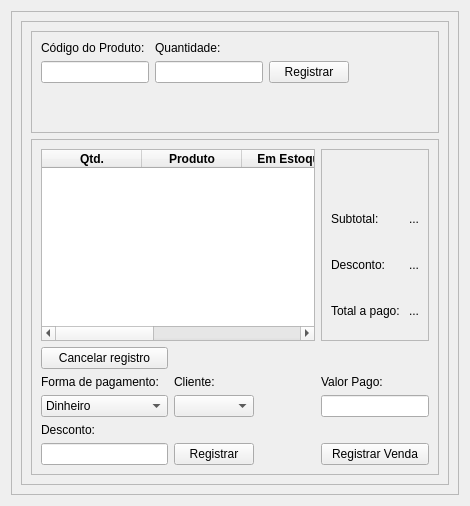
            <widget class="QWidget" name="tab_6">
             <attribute name="title">
              <string>Registrar venda</string>
             </attribute>
             <layout class="QHBoxLayout" name="horizontalLayout_8">
              <item>
               <widget class="QFrame" name="frame_20">
                <property name="frameShape">
                 <enum>QFrame::StyledPanel</enum>
                </property>
                <property name="frameShadow">
                 <enum>QFrame::Raised</enum>
                </property>
                <layout class="QVBoxLayout" name="verticalLayout_16">
                 <item>
                  <widget class="QFrame" name="frame_22">
                   <property name="frameShape">
                    <enum>QFrame::StyledPanel</enum>
                   </property>
                   <property name="frameShadow">
                    <enum>QFrame::Raised</enum>
                   </property>
                   <layout class="QVBoxLayout" name="verticalLayout_17">
                    <item>
                     <widget class="QFrame" name="frame_21">
                      <property name="frameShape">
                       <enum>QFrame::StyledPanel</enum>
                      </property>
                      <property name="frameShadow">
                       <enum>QFrame::Raised</enum>
                      </property>
                      <layout class="QGridLayout" name="gridLayout_7">
                       <item row="5" column="0">
                        <widget class="QLineEdit" name="lineEdit_6"/>
                       </item>
                       <item row="5" column="4">
                        <spacer name="horizontalSpacer_5">
                         <property name="orientation">
                          <enum>Qt::Horizontal</enum>
                         </property>
                         <property name="sizeHint" stdset="0">
                          <size>
                           <width>40</width>
                           <height>20</height>
                          </size>
                         </property>
                        </spacer>
                       </item>
                       <item row="5" column="3">
                        <spacer name="horizontalSpacer_6">
                         <property name="orientation">
                          <enum>Qt::Horizontal</enum>
                         </property>
                         <property name="sizeHint" stdset="0">
                          <size>
                           <width>40</width>
                           <height>20</height>
                          </size>
                         </property>
                        </spacer>
                       </item>
                       <item row="4" column="0">
                        <widget class="QLabel" name="label_17">
                         <property name="text">
                          <string>Código do Produto:</string>
                         </property>
                        </widget>
                       </item>
                       <item row="4" column="1">
                        <widget class="QLabel" name="label_29">
                         <property name="text">
                          <string>Quantidade:</string>
                         </property>
                        </widget>
                       </item>
                       <item row="5" column="1">
                        <widget class="QLineEdit" name="lineEdit_9"/>
                       </item>
                       <item row="5" column="2">
                        <widget class="QPushButton" name="pushButton_3">
                         <property name="text">
                          <string>Registrar</string>
                         </property>
                        </widget>
                       </item>
                       <item row="6" column="0">
                        <spacer name="verticalSpacer_9">
                         <property name="orientation">
                          <enum>Qt::Vertical</enum>
                         </property>
                         <property name="sizeType">
                          <enum>QSizePolicy::Maximum</enum>
                         </property>
                         <property name="sizeHint" stdset="0">
                          <size>
                           <width>20</width>
                           <height>40</height>
                          </size>
                         </property>
                        </spacer>
                       </item>
                      </layout>
                     </widget>
                    </item>
                    <item>
                     <widget class="QFrame" name="frame_23">
                      <property name="frameShape">
                       <enum>QFrame::StyledPanel</enum>
                      </property>
                      <property name="frameShadow">
                       <enum>QFrame::Raised</enum>
                      </property>
                      <layout class="QGridLayout" name="gridLayout_8">
                       <item row="8" column="4">
                        <widget class="QPushButton" name="pushButton_4">
                         <property name="text">
                          <string>Registrar Venda</string>
                         </property>
                        </widget>
                       </item>
                       <item row="6" column="4">
                        <widget class="QLineEdit" name="lineEdit_11"/>
                       </item>
                       <item row="5" column="4">
                        <widget class="QLabel" name="label_30">
                         <property name="text">
                          <string>Valor Pago:</string>
                         </property>
                        </widget>
                       </item>
                       <item row="0" column="4">
                        <widget class="QFrame" name="frame_24">
                         <property name="sizePolicy">
                          <sizepolicy hsizetype="MinimumExpanding" vsizetype="Preferred">
                           <horstretch>0</horstretch>
                           <verstretch>0</verstretch>
                          </sizepolicy>
                         </property>
                         <property name="frameShape">
                          <enum>QFrame::StyledPanel</enum>
                         </property>
                         <property name="frameShadow">
                          <enum>QFrame::Raised</enum>
                         </property>
                         <layout class="QGridLayout" name="gridLayout_9">
                          <item row="1" column="0">
                           <widget class="QLabel" name="label_18">
                            <property name="text">
                             <string>Subtotal:</string>
                            </property>
                           </widget>
                          </item>
                          <item row="4" column="0">
                           <widget class="QLabel" name="label_23">
                            <property name="text">
                             <string>Total a pago:</string>
                            </property>
                           </widget>
                          </item>
                          <item row="4" column="1">
                           <widget class="QLabel" name="label_28">
                            <property name="text">
                             <string>...</string>
                            </property>
                            <property name="alignment">
                             <set>Qt::AlignRight|Qt::AlignTrailing|Qt::AlignVCenter</set>
                            </property>
                           </widget>
                          </item>
                          <item row="1" column="1">
                           <widget class="QLabel" name="label_24">
                            <property name="text">
                             <string>...</string>
                            </property>
                            <property name="alignment">
                             <set>Qt::AlignRight|Qt::AlignTrailing|Qt::AlignVCenter</set>
                            </property>
                           </widget>
                          </item>
                          <item row="2" column="1">
                           <widget class="QLabel" name="label_25">
                            <property name="text">
                             <string>...</string>
                            </property>
                            <property name="alignment">
                             <set>Qt::AlignRight|Qt::AlignTrailing|Qt::AlignVCenter</set>
                            </property>
                           </widget>
                          </item>
                          <item row="2" column="0">
                           <widget class="QLabel" name="label_20">
                            <property name="text">
                             <string>Desconto:</string>
                            </property>
                           </widget>
                          </item>
                          <item row="0" column="0">
                           <spacer name="verticalSpacer_8">
                            <property name="orientation">
                             <enum>Qt::Vertical</enum>
                            </property>
                            <property name="sizeType">
                             <enum>QSizePolicy::Minimum</enum>
                            </property>
                            <property name="sizeHint" stdset="0">
                             <size>
                              <width>20</width>
                              <height>40</height>
                             </size>
                            </property>
                           </spacer>
                          </item>
                         </layout>
                        </widget>
                       </item>
                       <item row="8" column="3">
                        <spacer name="horizontalSpacer_7">
                         <property name="orientation">
                          <enum>Qt::Horizontal</enum>
                         </property>
                         <property name="sizeHint" stdset="0">
                          <size>
                           <width>40</width>
                           <height>20</height>
                          </size>
                         </property>
                        </spacer>
                       </item>
                       <item row="1" column="0">
                        <widget class="QPushButton" name="pushButton_5">
                         <property name="text">
                          <string>Cancelar registro</string>
                         </property>
                        </widget>
                       </item>
                       <item row="0" column="0" colspan="4">
                        <widget class="QTableWidget" name="tableWidget">
                         <column>
                          <property name="text">
                           <string>Qtd.</string>
                          </property>
                          <property name="toolTip">
                           <string/>
                          </property>
                          <property name="font">
                           <font>
                            <weight>75</weight>
                            <bold>true</bold>
                            <underline>false</underline>
                            <stylestrategy>PreferDefault</stylestrategy>
                           </font>
                          </property>
                         </column>
                         <column>
                          <property name="text">
                           <string>Produto</string>
                          </property>
                          <property name="font">
                           <font>
                            <weight>75</weight>
                            <bold>true</bold>
                           </font>
                          </property>
                         </column>
                         <column>
                          <property name="text">
                           <string>Em Estoque</string>
                          </property>
                          <property name="font">
                           <font>
                            <weight>75</weight>
                            <bold>true</bold>
                           </font>
                          </property>
                         </column>
                         <column>
                          <property name="text">
                           <string>Valor Unítario</string>
                          </property>
                          <property name="font">
                           <font>
                            <weight>75</weight>
                            <bold>true</bold>
                           </font>
                          </property>
                         </column>
                         <column>
                          <property name="text">
                           <string>Valor Total</string>
                          </property>
                          <property name="font">
                           <font>
                            <weight>75</weight>
                            <bold>true</bold>
                           </font>
                          </property>
                         </column>
                        </widget>
                       </item>
                       <item row="5" column="1">
                        <widget class="QLabel" name="label_32">
                         <property name="text">
                          <string>Cliente:</string>
                         </property>
                        </widget>
                       </item>
                       <item row="5" column="0">
                        <widget class="QLabel" name="label_16">
                         <property name="text">
                          <string>Forma de pagamento:</string>
                         </property>
                        </widget>
                       </item>
                       <item row="8" column="0">
                        <widget class="QLineEdit" name="lineEdit_12"/>
                       </item>
                       <item row="8" column="1">
                        <widget class="QPushButton" name="pushButton_6">
                         <property name="text">
                          <string>Registrar</string>
                         </property>
                        </widget>
                       </item>
                       <item row="7" column="0">
                        <widget class="QLabel" name="label_31">
                         <property name="text">
                          <string>Desconto:</string>
                         </property>
                        </widget>
                       </item>
                       <item row="6" column="1">
                        <widget class="QComboBox" name="comboBox_3"/>
                       </item>
                       <item row="6" column="0">
                        <widget class="QComboBox" name="comboBox_2">
                         <item>
                          <property name="text">
                           <string>Dinheiro</string>
                          </property>
                         </item>
                         <item>
                          <property name="text">
                           <string>Pix</string>
                          </property>
                         </item>
                         <item>
                          <property name="text">
                           <string>Cartão de Debito</string>
                          </property>
                         </item>
                         <item>
                          <property name="text">
                           <string>Cartão de Crédito</string>
                          </property>
                         </item>
                        </widget>
                       </item>
                      </layout>
                     </widget>
                    </item>
                   </layout>
                  </widget>
                 </item>
                </layout>
               </widget>
              </item>
             </layout>
            </widget>
